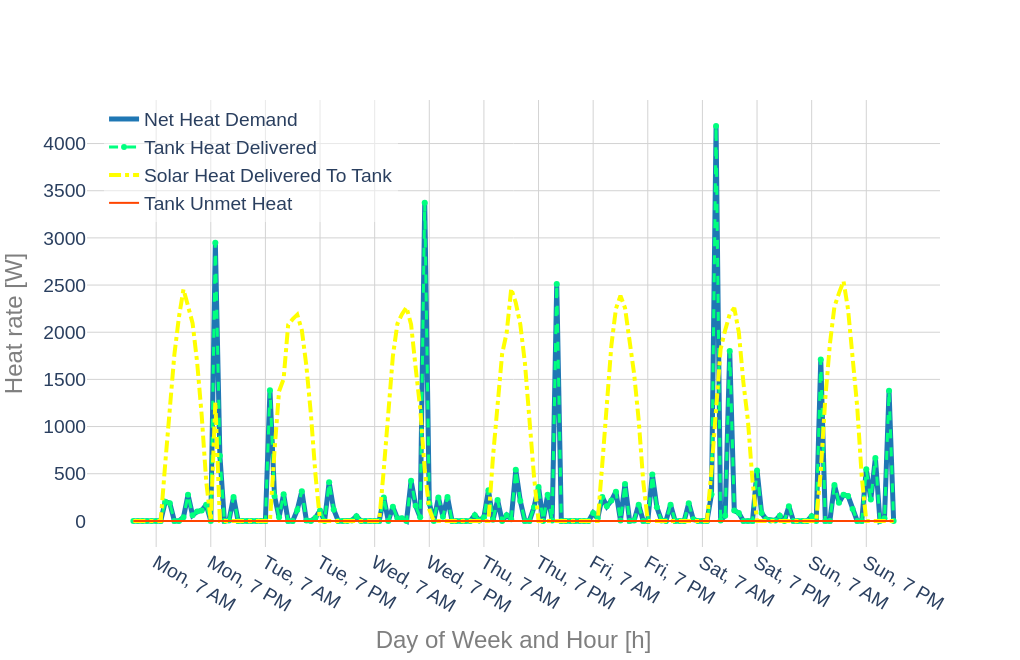

Notebook source saved alongside this figure:
### Code cell
# first_hour = 4897
# last_hour = 4897 + 5*24

print('month, day, hour:\nData starts at', ts_res_indiv_new_hot.loc[first_hour, ['month','day', 'hour']].transpose().values, 'and ends at',
ts_res_indiv_new_hot.loc[last_hour, ['month','day', 'hour']].transpose().values)

ts_res_indiv_new_hot['day_of_week']= calendar_df['day_of_week'].str[:3] + ', ' + calendar_df['am_pm']
# title = 'Individual SWH New, Climate Zone ' + str(int(hot_cz))

fig = Plot(data_headers = [r['q_dem'], r['q_del_tank'],r['q_del_sol'],r['q_unmet_tank']], \
                 outpath = path, save_image = True, title = '', 
                 label_h = 'Day of Week and Hour [h]', label_v = 'Heat rate [W]',\
                 legend = True, duration_curve = False, margin_l = m_l, margin_b = m_b,\
                 notebook_mode = True, width = w, height = h, fontsize = f, legend_x = 0.02, legend_y = 1.).\
            series(ts_res_indiv_new_hot.loc[first_hour + 1: last_hour,\
                ['day_of_week', r['q_dem'], r['q_del_tank'],r['q_del_sol'],r['q_unmet_tank']]], index_in_a_column = 'day_of_week', 
                 xtickvals = ts_res_indiv_new_hot['day_of_week'].unique()[6::12], \
                 outfile = 'ts_res_indiv_new_hot.pdf', modes = ['lines', 'lines+markers', 'lines', 'lines'], dashes = ['solid','dash','dashdot','solid'], width=[5,3,4,2], \
                   colors = ['rgb(31, 119, 180)', 'rgb(0,255,127)', 'rgb(255,255,0)','rgb(255,69,0)'])

### Figure 1 — Plotly figure (JSON) as saved in the notebook; plotly's stock layout.template omitted (floating-point values rounded to 4 significant figures; data arrays with more than 128 entries replaced by an {"elided": "..."} marker saying what was removed)
{"data": [{"line": {"color": "rgb(31, 119, 180)", "dash": "solid", "width": 5}, "mode": "lines", "name": "Net Heat Demand", "type": "scatter", "x": {"elided": "168 str values"}, "y": {"elided": "168 float values"}}, {"line": {"color": "rgb(0,255,127)", "dash": "dash", "width": 3}, "mode": "lines+markers", "name": "Tank Heat Delivered", "type": "scatter", "x": {"elided": "168 str values"}, "y": {"elided": "168 float values"}}, {"line": {"color": "rgb(255,255,0)", "dash": "dashdot", "width": 4}, "mode": "lines", "name": "Solar Heat Delivered To Tank", "type": "scatter", "x": {"elided": "168 str values"}, "y": {"elided": "168 float values"}}, {"line": {"color": "rgb(255,69,0)", "dash": "solid", "width": 2}, "mode": "lines", "name": "Tank Unmet Heat", "type": "scatter", "x": {"elided": "168 str values"}, "y": {"elided": "168 int values"}}], "layout": {"font": {"family": "arial", "size": 24}, "height": 660, "legend": {"bgcolor": "rgba(255, 255, 255, 0.5)", "font": {"family": "arial", "size": 19.2}, "x": 0.02, "y": 1}, "margin": {"b": 60, "l": 60}, "plot_bgcolor": "white", "showlegend": true, "title": {"font": {"family": "arial", "size": 24}, "text": ""}, "width": 1020, "xaxis": {"autorange": true, "gridcolor": "lightgrey", "range": [-10.19, 177.2], "tickfont": {"size": 19.2}, "tickvals": ["Mon, 7 AM", "Mon, 7 PM", "Tue, 7 AM", "Tue, 7 PM", "Wed, 7 AM", "Wed, 7 PM", "Thu, 7 AM", "Thu, 7 PM", "Fri, 7 AM", "Fri, 7 PM", "Sat, 7 AM", "Sat, 7 PM", "Sun, 7 AM", "Sun, 7 PM"], "title": {"font": {"color": "#7f7f7f", "size": 24}, "text": "Day of Week and Hour [h]"}, "type": "category"}, "yaxis": {"autorange": true, "gridcolor": "lightgrey", "range": [-276.7, 4462.0], "tickfont": {"size": 19.2}, "title": {"font": {"color": "#7f7f7f", "size": 24}, "text": "Heat rate [W]"}, "type": "linear"}}}
